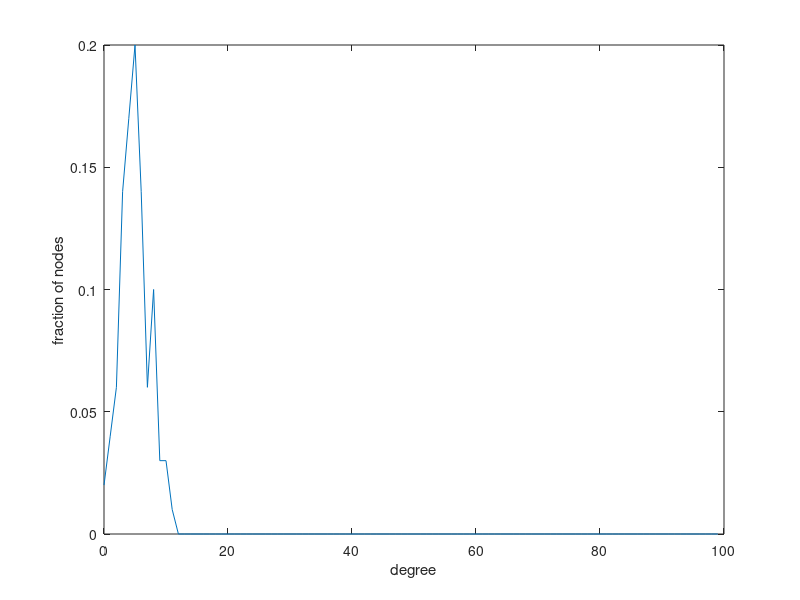

Write the MATLAB code that produced this figure.
%This function read the adjacancy matrix from file and displays the degree
%of each node and plots the degree distribution of the network

function degree

Mat=dlmread('adjmatrix.txt');
%disp(Mat);
n=size(Mat(1,:))
k=n(2);
C=zeros(0,1);
i=1;
while i<=k
    count=0;
    for j=1:k
        if Mat(i,j)==1
            count=count+1;
        end
    end
    %disp(count);
    C=[C;count];
    i=i+1;
end
disp(C);
%dlmwrite('degree.txt',C,'newline', 'pc');

%degree distribution
M=zeros(0,1);
j=0;
while j<k
    count1=0;
    for i=1:k
        if C(i)==j
            count1=count1+1;
            %disp(count1);
            %M=[M;count1];
        end
        %disp(count1);
        %M=[M;count1];
    end
    M=[M, count1];
    
    j=j+1;
end
Y=0:k-1;
disp('degree')
disp(Y);

frac=M/k;
disp('nodes with above degree');
disp(M);
disp('fraction of nodes with above degrees');
disp(frac);
figure;
plot(Y,frac,'-');
xlabel('degree');
ylabel('fraction of nodes');
end
